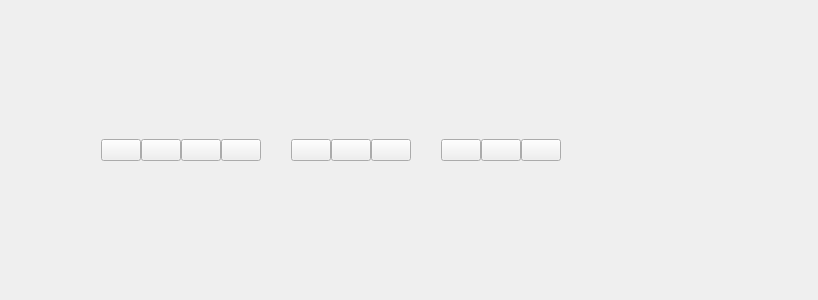
<?xml version="1.0" encoding="UTF-8"?>
<ui version="4.0">
 <class>MenuButtonsWidget</class>
 <widget class="QWidget" name="MenuButtonsWidget">
  <property name="geometry">
   <rect>
    <x>0</x>
    <y>0</y>
    <width>818</width>
    <height>300</height>
   </rect>
  </property>
  <property name="sizePolicy">
   <sizepolicy hsizetype="Maximum" vsizetype="Minimum">
    <horstretch>0</horstretch>
    <verstretch>0</verstretch>
   </sizepolicy>
  </property>
  <property name="windowTitle">
   <string>Form</string>
  </property>
  <layout class="QHBoxLayout" name="horizontalLayout">
   <property name="spacing">
    <number>0</number>
   </property>
   <item>
    <spacer name="horizontalSpacer_4">
     <property name="orientation">
      <enum>Qt::Orientation::Horizontal</enum>
     </property>
     <property name="sizeType">
      <enum>QSizePolicy::Policy::Fixed</enum>
     </property>
     <property name="sizeHint" stdset="0">
      <size>
       <width>90</width>
       <height>20</height>
      </size>
     </property>
    </spacer>
   </item>
   <item>
    <widget class="QPushButton" name="pushButton_New">
     <property name="sizePolicy">
      <sizepolicy hsizetype="Fixed" vsizetype="Fixed">
       <horstretch>0</horstretch>
       <verstretch>0</verstretch>
      </sizepolicy>
     </property>
     <property name="toolTip">
      <string/>
     </property>
     <property name="toolTipDuration">
      <number>-1</number>
     </property>
     <property name="whatsThis">
      <string/>
     </property>
     <property name="text">
      <string/>
     </property>
     <property name="icon">
      <iconset resource="../resources.qrc">
       <normaloff>:/icons/images/newFile.svg</normaloff>:/icons/images/newFile.svg</iconset>
     </property>
     <property name="iconSize">
      <size>
       <width>32</width>
       <height>32</height>
      </size>
     </property>
    </widget>
   </item>
   <item>
    <widget class="QPushButton" name="pushButton_Save">
     <property name="sizePolicy">
      <sizepolicy hsizetype="Fixed" vsizetype="Fixed">
       <horstretch>0</horstretch>
       <verstretch>0</verstretch>
      </sizepolicy>
     </property>
     <property name="text">
      <string/>
     </property>
     <property name="icon">
      <iconset resource="../resources.qrc">
       <normaloff>:/icons/images/saveFile.svg</normaloff>:/icons/images/saveFile.svg</iconset>
     </property>
     <property name="iconSize">
      <size>
       <width>32</width>
       <height>32</height>
      </size>
     </property>
    </widget>
   </item>
   <item>
    <widget class="QPushButton" name="pushButton_SaveAs">
     <property name="sizePolicy">
      <sizepolicy hsizetype="Fixed" vsizetype="Fixed">
       <horstretch>0</horstretch>
       <verstretch>0</verstretch>
      </sizepolicy>
     </property>
     <property name="text">
      <string/>
     </property>
     <property name="icon">
      <iconset resource="../resources.qrc">
       <normaloff>:/icons/images/saveAsFile.svg</normaloff>:/icons/images/saveAsFile.svg</iconset>
     </property>
     <property name="iconSize">
      <size>
       <width>32</width>
       <height>32</height>
      </size>
     </property>
    </widget>
   </item>
   <item>
    <widget class="QPushButton" name="pushButton_Open">
     <property name="sizePolicy">
      <sizepolicy hsizetype="Fixed" vsizetype="Fixed">
       <horstretch>0</horstretch>
       <verstretch>0</verstretch>
      </sizepolicy>
     </property>
     <property name="text">
      <string/>
     </property>
     <property name="icon">
      <iconset resource="../resources.qrc">
       <normaloff>:/icons/images/openFile.svg</normaloff>:/icons/images/openFile.svg</iconset>
     </property>
     <property name="iconSize">
      <size>
       <width>32</width>
       <height>32</height>
      </size>
     </property>
    </widget>
   </item>
   <item>
    <spacer name="horizontalSpacer_2">
     <property name="orientation">
      <enum>Qt::Orientation::Horizontal</enum>
     </property>
     <property name="sizeType">
      <enum>QSizePolicy::Policy::Fixed</enum>
     </property>
     <property name="sizeHint" stdset="0">
      <size>
       <width>30</width>
       <height>20</height>
      </size>
     </property>
    </spacer>
   </item>
   <item>
    <widget class="QPushButton" name="pushButton_Cut">
     <property name="sizePolicy">
      <sizepolicy hsizetype="Fixed" vsizetype="Fixed">
       <horstretch>0</horstretch>
       <verstretch>0</verstretch>
      </sizepolicy>
     </property>
     <property name="text">
      <string/>
     </property>
     <property name="icon">
      <iconset resource="../resources.qrc">
       <normaloff>:/icons/images/cutEdit.svg</normaloff>:/icons/images/cutEdit.svg</iconset>
     </property>
     <property name="iconSize">
      <size>
       <width>32</width>
       <height>32</height>
      </size>
     </property>
    </widget>
   </item>
   <item>
    <widget class="QPushButton" name="pushButton_Copy">
     <property name="sizePolicy">
      <sizepolicy hsizetype="Fixed" vsizetype="Fixed">
       <horstretch>0</horstretch>
       <verstretch>0</verstretch>
      </sizepolicy>
     </property>
     <property name="text">
      <string/>
     </property>
     <property name="icon">
      <iconset resource="../resources.qrc">
       <normaloff>:/icons/images/copyEdit.svg</normaloff>:/icons/images/copyEdit.svg</iconset>
     </property>
     <property name="iconSize">
      <size>
       <width>32</width>
       <height>32</height>
      </size>
     </property>
    </widget>
   </item>
   <item>
    <widget class="QPushButton" name="pushButton_Paste">
     <property name="sizePolicy">
      <sizepolicy hsizetype="Fixed" vsizetype="Fixed">
       <horstretch>0</horstretch>
       <verstretch>0</verstretch>
      </sizepolicy>
     </property>
     <property name="text">
      <string/>
     </property>
     <property name="icon">
      <iconset resource="../resources.qrc">
       <normaloff>:/icons/images/pasteEdit.svg</normaloff>:/icons/images/pasteEdit.svg</iconset>
     </property>
     <property name="iconSize">
      <size>
       <width>32</width>
       <height>32</height>
      </size>
     </property>
    </widget>
   </item>
   <item>
    <spacer name="horizontalSpacer_3">
     <property name="orientation">
      <enum>Qt::Orientation::Horizontal</enum>
     </property>
     <property name="sizeType">
      <enum>QSizePolicy::Policy::Fixed</enum>
     </property>
     <property name="sizeHint" stdset="0">
      <size>
       <width>30</width>
       <height>20</height>
      </size>
     </property>
    </spacer>
   </item>
   <item>
    <widget class="QPushButton" name="pushButton_Delete">
     <property name="sizePolicy">
      <sizepolicy hsizetype="Fixed" vsizetype="Fixed">
       <horstretch>0</horstretch>
       <verstretch>0</verstretch>
      </sizepolicy>
     </property>
     <property name="text">
      <string/>
     </property>
     <property name="icon">
      <iconset resource="../resources.qrc">
       <normaloff>:/icons/images/deleteEdit.svg</normaloff>:/icons/images/deleteEdit.svg</iconset>
     </property>
     <property name="iconSize">
      <size>
       <width>32</width>
       <height>32</height>
      </size>
     </property>
    </widget>
   </item>
   <item>
    <widget class="QPushButton" name="pushButton_Undo">
     <property name="sizePolicy">
      <sizepolicy hsizetype="Fixed" vsizetype="Fixed">
       <horstretch>0</horstretch>
       <verstretch>0</verstretch>
      </sizepolicy>
     </property>
     <property name="text">
      <string/>
     </property>
     <property name="icon">
      <iconset resource="../resources.qrc">
       <normaloff>:/icons/images/undoEdit.svg</normaloff>:/icons/images/undoEdit.svg</iconset>
     </property>
     <property name="iconSize">
      <size>
       <width>32</width>
       <height>32</height>
      </size>
     </property>
    </widget>
   </item>
   <item>
    <widget class="QPushButton" name="pushButton_Redo">
     <property name="sizePolicy">
      <sizepolicy hsizetype="Fixed" vsizetype="Fixed">
       <horstretch>0</horstretch>
       <verstretch>0</verstretch>
      </sizepolicy>
     </property>
     <property name="text">
      <string/>
     </property>
     <property name="icon">
      <iconset resource="../resources.qrc">
       <normaloff>:/icons/images/redoEdit.svg</normaloff>:/icons/images/redoEdit.svg</iconset>
     </property>
     <property name="iconSize">
      <size>
       <width>32</width>
       <height>32</height>
      </size>
     </property>
    </widget>
   </item>
   <item>
    <spacer name="horizontalSpacer">
     <property name="orientation">
      <enum>Qt::Orientation::Horizontal</enum>
     </property>
     <property name="sizeHint" stdset="0">
      <size>
       <width>131</width>
       <height>20</height>
      </size>
     </property>
    </spacer>
   </item>
  </layout>
 </widget>
 <resources>
  <include location="../resources.qrc"/>
 </resources>
 <connections/>
</ui>
